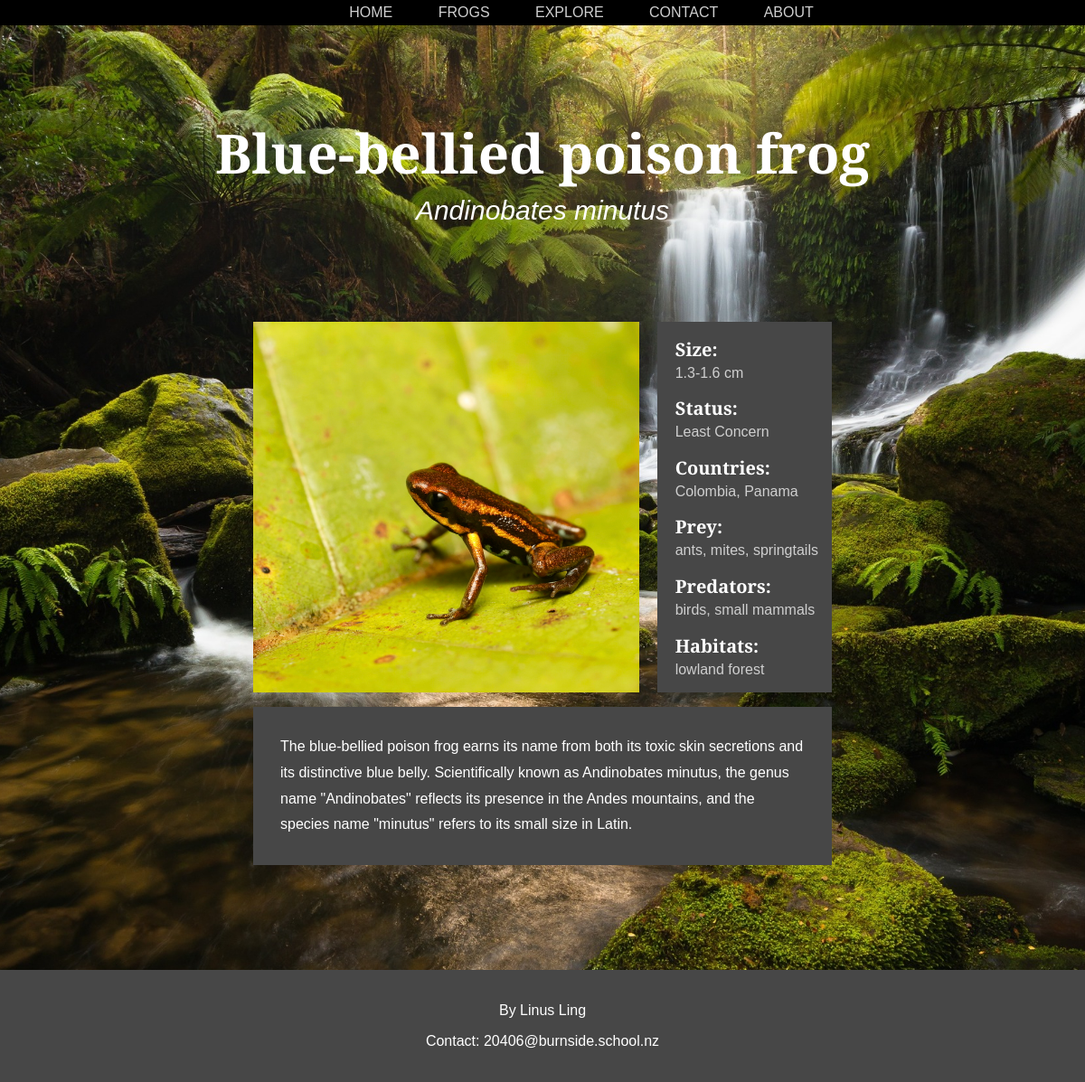
/frog/28, run on the app's committed database.
### tables this page shows
CREATE TABLE frogs (id INTEGER PRIMARY KEY AUTOINCREMENT, name VARCHAR, image TEXT, description TEXT, scientific_name VARCHAR, min_size NUMERIC, max_size NUMERIC, status INTEGER REFERENCES statuses (id));

CREATE TABLE statuses (id INTEGER PRIMARY KEY AUTOINCREMENT, name VARCHAR);

CREATE TABLE country (id INTEGER PRIMARY KEY AUTOINCREMENT, name TEXT);

CREATE TABLE prey (id INTEGER PRIMARY KEY AUTOINCREMENT, name TEXT);

CREATE TABLE predator (id INTEGER PRIMARY KEY AUTOINCREMENT, name TEXT, description TEXT);

CREATE TABLE habitat (id INTEGER PRIMARY KEY AUTOINCREMENT, name TEXT, description TEXT);

### routes.py (the view)
@app.route('/frog/<int:id>')
def frog(id):
    queries = [['SELECT * FROM frogs WHERE id=?', (id,)],
               ['SELECT * FROM statuses WHERE id IN(SELECT status FROM frogs WHERE id =?)', (id,)],
               ['SELECT * FROM country WHERE id IN(SELECT cid FROM FrogCountry WHERE fid =?)', (id,)],
               ['SELECT * FROM prey WHERE id IN(SELECT pid FROM FrogPrey WHERE fid =?)', (id,)],
               ['SELECT * FROM predator WHERE id IN(SELECT pid FROM FrogPredator WHERE fid =?)', (id,)],
               ['SELECT * FROM habitat WHERE id IN(SELECT hid FROM FrogHabitat WHERE fid =?)', (id,)]]
    fetchall = [False, False, True, True, True, True, True]
    frog, status, country, prey, predator, habitat = fetch_data(queries, fetchall)
    return render_template("frog.html", frog=frog, status=status, country=country, prey=prey, predator=predator, habitat=habitat)

### routes.py (called while the page is built)
def fetch_data(queries: list, fetchall: list):
    conn = sqlite3.connect('frog.db')
    cur = conn.cursor()
    results = []
    for index, query in enumerate(queries):
        try:                                                 # checks if query[1] index exists, thefourtheye - https://stackoverflow.com/questions/29715501/how-can-i-check-if-a-list-index-exists
            cur.execute(query[0], query[1])
        except IndexError:
            cur.execute(query[0])
        if fetchall[index] is True:
            result = cur.fetchall()
        else:
            result = cur.fetchone()
        results.append(result)
    conn.close()
    return results

### templates/frog.html
{%extends "layout.html"%}
{%block content%}
<div class = "title">
    <h2>{{frog[1]}}</h2>
    <h3>{{frog[4]}}</h3>
</div>
<div class = "info_container">
    <img src = "/{{frog[2]}}" />
    <div class = "info">
        <h2>Size:</h2>
        {%if frog[5] != 0 %}
            <p>{{frog[5]}}-{{frog[6]}} cm</p>
        {%else%}
            <p>{{frog[6]}} cm<p>
        {%endif%}
        <h2>Status:</h2>
        <p>{{status[1]}}</p>
        <h2>Countries:</h2>
        <p>
            {%for item in country %}
                {{item[1]}}{{ "," if not loop.last }}
            {%endfor%}
        </p>
        <h2>Prey:</h2>
        <p>
            {%for item in prey %}
                {{item[1]}}{{ "," if not loop.last }}
            {%endfor%}
        </p>
        <h2>Predators:</h2>
        <p>
            {%for item in predator %}
                {{item[1]}}{{ "," if not loop.last }}
            {%endfor%}
        </p>
        <h2>Habitats:</h2>
        <p>
            {%for item in habitat %}
                {{item[1]}}{{ "," if not loop.last }}
            {%endfor%}
        </p>
    </div>
    <p class = "description">{{frog[3]}}</p>
</div>
{%endblock%}

### static/css/style.css (style rules this page uses)
body { margin: 0; padding: 0; min-height: 100vh; font-family: "Cormorant garamond", sans-serif; font-weight: 300; background: url("background.jpg") center/cover fixed no-repeat; color:rgb(255, 255, 255); display: flex; flex-direction: column; }
.info_container { display: grid; grid-template-columns: 2fr 1fr; padding: 100px; padding-top: 0px; margin: 0 15%; justify-content: center; }
.title { text-align: center; padding: 100px; }
.title h2 { margin: 0; font-size: 60px; }
.title h3 { margin: 6px; font-size: 30px; font-style: italic; font-weight: 2; }
.info_container img { object-fit: cover; width: 100%; height: 410px; }
.info { padding-left: 20px; margin-left: 20px; background-color: #474747; }
.info p { font-size: 16px; padding: 0; margin: 0; color: #cfcfcf; }
.info h2 { font-size: 20px; padding: 0; margin-bottom: 4px; }
.description { font-size: 16px; line-height: 1.8; padding: 30px; grid-column: span 2; background-color: #474747; }

### data on the page
frogs: name "Blue-bellied poison frog", scientific_name "Andinobates minutus", min_size "1.3", max_size "1.6", description "The blue-bellied poison frog earns its name from both its toxic skin secretions and its distinctive blue belly. Scientifically known as Andinobates minutus, the genus name \"Andinobates\" reflects its presence in the Andes mountains, and the species name \"minutus\" refers to its small size in Latin."
statuses: name "Least Concern"
country: name "Colombia", last ","
country: name "Panama"
prey: name "ants", last ","
prey: name "mites", last ","
prey: name "springtails"
predator: name "birds", last ","
predator: name "small mammals"
habitat: name "lowland forest"
